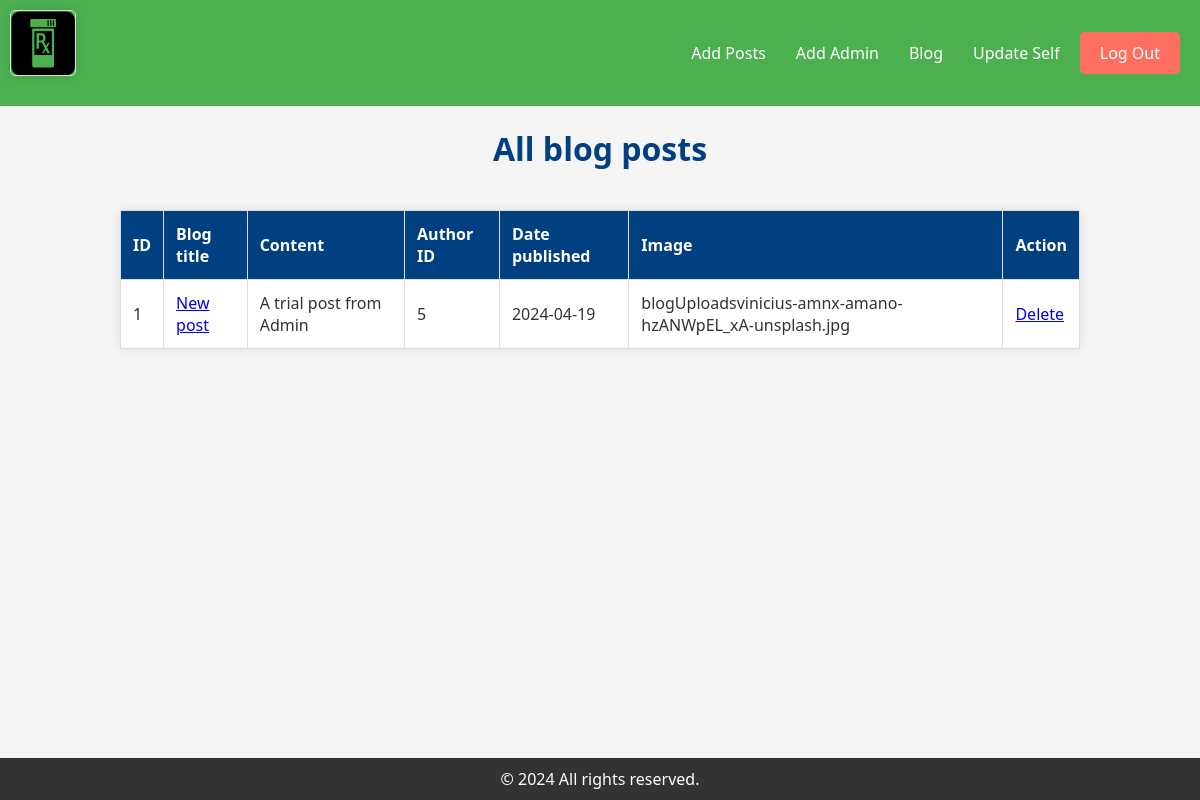
Screenshot of /admin/viewMyPost.php (signed in) with the database file from the repository.
### tables this page shows
CREATE TABLE `posts` (
  `id` int(255) NOT NULL,
  `title` varchar(255) NOT NULL,
  `content` text NOT NULL,
  `author_name` varchar(255) NOT NULL,
  `created_at` date NOT NULL DEFAULT current_timestamp(),
  `image` varchar(255) NOT NULL,
  `role` varchar(255) NOT NULL,
  `author_id` int(255) NOT NULL
);

### admin/viewMyPost.php (the view, shortened to what this page needs)
<!DOCTYPE html>
<html lang="en">
<head>
</head>
<body>
    <?php
    include("admin_header.php");
    $stmt = $conn->prepare("SELECT * FROM posts WHERE author_id = ?");
    $stmt->bind_param("i", $user_id);
    $stmt->execute();
    $result = $stmt->get_result();
    if ($result->num_rows > 0) {
    ?>
        <h1>All blog posts</h1>
        <table>
            <tr>
                <th>ID</th>
                <th>Blog title</th>
                <th>Content</th>
                <th>Author ID</th>
                <th>Date published</th>
                <th>Image</th>
                <th>Action</th>
            </tr>
            <?php
            while ($fetch_details = $result->fetch_assoc()) {
            ?>
                <tr>
                    <td><?= $fetch_details['id']; ?></td>
                    <td>
                        <a href="singleBlog.php?id=<?= $fetch_details['id']; ?>">
                            <?= $fetch_details['title']; ?>
                        </a>
                    </td>
                    <td><?= $fetch_details['content']; ?></td>
                    <td><?= $fetch_details['author_id']; ?></td>
                    <td><?= $fetch_details['created_at']; ?></td>
                    <td><?= $fetch_details['image']; ?></td>
                    <td><a href="viewPost.php?delete=<?= $fetch_details['id']; ?>" onclick="return confirm('Delete this account? The user related information will also be delete!')">Delete</a></td>
                </tr>
            <?php
            }
            ?>
        </table>
    <?php
    } else {
        echo "<p class='error'>No Posted posts. Add some</p>";
        exit();
    }
    ?>
    <?php
    include("../includes/footer.php");
    ?>
</body>
</html>

### admin/viewMyPost.php (style rules this page uses)
body { font-family: 'Arial', sans-serif; margin: 20px; text-align: center; background-color: #f5f5f5; color: #333; }
h1 { color: #004080; margin-bottom: 20px; }
table { border-collapse: collapse; width: 80%; margin: 20px auto; background-color: #fff; border: 1px solid #ddd; border-radius: 5px; box-shadow: 0 0 10px rgba(0, 0, 0, 0.1); }
th, td { border: 1px solid #ddd; padding: 12px; text-align: left; }
th { background-color: #004080; color: #fff; }

### includes/footer.php (style rules this page uses)
body { font-family: 'Segoe UI', Tahoma, Geneva, Verdana, sans-serif; margin: 0; padding: 0; background-color: #f4f4f4; color: #333; display: flex; flex-direction: column; min-height: 100vh; }

### rows the page displays
posts: id "1", title "New post", content "A trial post from Admin", author "5", created_at "2024-04-19", image "blogUploadsvinicius-amnx-amano-hzANWpEL_xA-unsplash.jpg"
